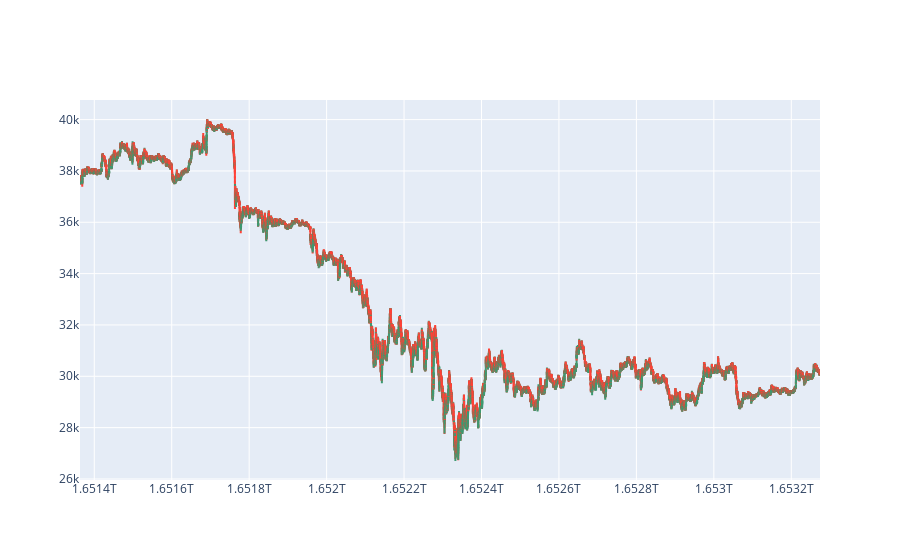

Here is the notebook cell this chart was saved with:
### Code cell
fig = go.Figure(data=[go.Candlestick(x=all_coins_df['OpenTime'],
                open = all_coins_df['BTC-USD_Open'],
                high = all_coins_df['BTC-USD_High'],
                low = all_coins_df['BTC-USD_Low'],
                close = all_coins_df['BTC-USD_Close'])])


fig.update_layout(xaxis_rangeslider_visible=False)
fig.show()

### Figure 1 — Plotly figure (JSON) as saved in the notebook; plotly's stock layout.template omitted (floating-point values rounded to 4 significant figures; data arrays with more than 128 entries replaced by an {"elided": "..."} marker saying what was removed)
{"data": [{"close": {"elided": "31849 float values"}, "high": {"elided": "31849 float values"}, "low": {"elided": "31849 float values"}, "open": {"elided": "31849 float values"}, "type": "candlestick", "x": {"elided": "31849 int values"}}], "layout": {"xaxis": {"rangeslider": {"visible": false}}}}
